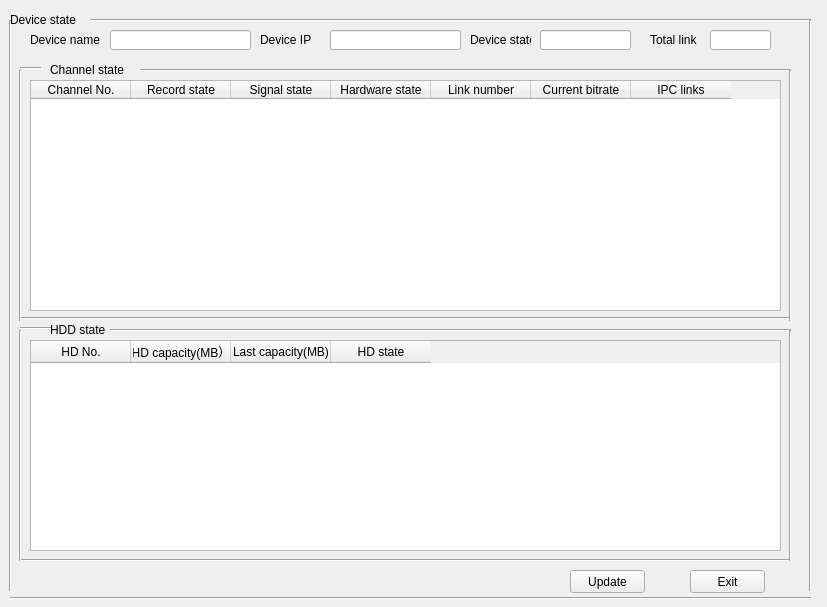
<?xml version="1.0" encoding="UTF-8"?>
<ui version="4.0">
 <class>DeviceStateClass</class>
 <widget class="QWidget" name="DeviceStateClass">
  <property name="geometry">
   <rect>
    <x>0</x>
    <y>0</y>
    <width>827</width>
    <height>607</height>
   </rect>
  </property>
  <property name="windowTitle">
   <string>DeviceState</string>
  </property>
  <widget class="QLabel" name="label">
   <property name="geometry">
    <rect>
     <x>50</x>
     <y>60</y>
     <width>81</width>
     <height>20</height>
    </rect>
   </property>
   <property name="text">
    <string>Channel state</string>
   </property>
  </widget>
  <widget class="QLabel" name="label_totalconnum">
   <property name="geometry">
    <rect>
     <x>650</x>
     <y>30</y>
     <width>61</width>
     <height>20</height>
    </rect>
   </property>
   <property name="text">
    <string>Total link</string>
   </property>
  </widget>
  <widget class="QLabel" name="label_devicestate">
   <property name="geometry">
    <rect>
     <x>470</x>
     <y>30</y>
     <width>61</width>
     <height>20</height>
    </rect>
   </property>
   <property name="text">
    <string>Device state</string>
   </property>
  </widget>
  <widget class="Line" name="line_6">
   <property name="geometry">
    <rect>
     <x>110</x>
     <y>320</y>
     <width>681</width>
     <height>20</height>
    </rect>
   </property>
   <property name="orientation">
    <enum>Qt::Horizontal</enum>
   </property>
  </widget>
  <widget class="Line" name="line_5">
   <property name="geometry">
    <rect>
     <x>20</x>
     <y>550</y>
     <width>771</width>
     <height>20</height>
    </rect>
   </property>
   <property name="orientation">
    <enum>Qt::Horizontal</enum>
   </property>
  </widget>
  <widget class="Line" name="line">
   <property name="geometry">
    <rect>
     <x>140</x>
     <y>60</y>
     <width>651</width>
     <height>20</height>
    </rect>
   </property>
   <property name="orientation">
    <enum>Qt::Horizontal</enum>
   </property>
  </widget>
  <widget class="QLineEdit" name="lineEdit_devicestate">
   <property name="geometry">
    <rect>
     <x>540</x>
     <y>30</y>
     <width>91</width>
     <height>20</height>
    </rect>
   </property>
  </widget>
  <widget class="Line" name="line_2">
   <property name="geometry">
    <rect>
     <x>20</x>
     <y>310</y>
     <width>771</width>
     <height>16</height>
    </rect>
   </property>
   <property name="orientation">
    <enum>Qt::Horizontal</enum>
   </property>
  </widget>
  <widget class="QLineEdit" name="lineEdit_totalconnum">
   <property name="geometry">
    <rect>
     <x>710</x>
     <y>30</y>
     <width>61</width>
     <height>20</height>
    </rect>
   </property>
  </widget>
  <widget class="QLineEdit" name="lineEdit_nodename">
   <property name="geometry">
    <rect>
     <x>110</x>
     <y>30</y>
     <width>141</width>
     <height>20</height>
    </rect>
   </property>
  </widget>
  <widget class="QTableWidget" name="disktableWidget">
   <property name="geometry">
    <rect>
     <x>30</x>
     <y>340</y>
     <width>751</width>
     <height>211</height>
    </rect>
   </property>
   <attribute name="horizontalHeaderDefaultSectionSize">
    <number>100</number>
   </attribute>
   <attribute name="horizontalHeaderDefaultSectionSize">
    <number>100</number>
   </attribute>
   <column>
    <property name="text">
     <string>HD No.</string>
    </property>
   </column>
   <column>
    <property name="text">
     <string>HD capacity(MB）</string>
    </property>
   </column>
   <column>
    <property name="text">
     <string>Last capacity(MB)</string>
    </property>
   </column>
   <column>
    <property name="text">
     <string>HD state</string>
    </property>
   </column>
  </widget>
  <widget class="QLabel" name="label_nodename">
   <property name="geometry">
    <rect>
     <x>30</x>
     <y>30</y>
     <width>81</width>
     <height>20</height>
    </rect>
   </property>
   <property name="text">
    <string>Device name</string>
   </property>
  </widget>
  <widget class="Line" name="line_7">
   <property name="geometry">
    <rect>
     <x>10</x>
     <y>330</y>
     <width>21</width>
     <height>231</height>
    </rect>
   </property>
   <property name="orientation">
    <enum>Qt::Vertical</enum>
   </property>
  </widget>
  <widget class="QTableWidget" name="channeltableWidget">
   <property name="geometry">
    <rect>
     <x>30</x>
     <y>80</y>
     <width>751</width>
     <height>231</height>
    </rect>
   </property>
   <column>
    <property name="text">
     <string>Channel No.</string>
    </property>
   </column>
   <column>
    <property name="text">
     <string>Record state</string>
    </property>
   </column>
   <column>
    <property name="text">
     <string>Signal state</string>
    </property>
   </column>
   <column>
    <property name="text">
     <string>Hardware state</string>
    </property>
   </column>
   <column>
    <property name="text">
     <string>Link number</string>
    </property>
   </column>
   <column>
    <property name="text">
     <string>Current bitrate</string>
    </property>
   </column>
   <column>
    <property name="text">
     <string>IPC links</string>
    </property>
   </column>
  </widget>
  <widget class="QPushButton" name="pushButton_exit">
   <property name="geometry">
    <rect>
     <x>690</x>
     <y>570</y>
     <width>75</width>
     <height>23</height>
    </rect>
   </property>
   <property name="text">
    <string>Exit</string>
   </property>
  </widget>
  <widget class="Line" name="line_9">
   <property name="geometry">
    <rect>
     <x>90</x>
     <y>10</y>
     <width>721</width>
     <height>20</height>
    </rect>
   </property>
   <property name="orientation">
    <enum>Qt::Horizontal</enum>
   </property>
  </widget>
  <widget class="Line" name="line_8">
   <property name="geometry">
    <rect>
     <x>780</x>
     <y>330</y>
     <width>21</width>
     <height>231</height>
    </rect>
   </property>
   <property name="orientation">
    <enum>Qt::Vertical</enum>
   </property>
  </widget>
  <widget class="QLabel" name="label_deviceIP">
   <property name="geometry">
    <rect>
     <x>260</x>
     <y>30</y>
     <width>71</width>
     <height>20</height>
    </rect>
   </property>
   <property name="text">
    <string>Device IP</string>
   </property>
  </widget>
  <widget class="Line" name="line_3">
   <property name="geometry">
    <rect>
     <x>10</x>
     <y>70</y>
     <width>21</width>
     <height>251</height>
    </rect>
   </property>
   <property name="orientation">
    <enum>Qt::Vertical</enum>
   </property>
  </widget>
  <widget class="Line" name="line_4">
   <property name="geometry">
    <rect>
     <x>780</x>
     <y>70</y>
     <width>21</width>
     <height>251</height>
    </rect>
   </property>
   <property name="orientation">
    <enum>Qt::Vertical</enum>
   </property>
  </widget>
  <widget class="QLabel" name="label_3">
   <property name="geometry">
    <rect>
     <x>10</x>
     <y>10</y>
     <width>81</width>
     <height>20</height>
    </rect>
   </property>
   <property name="text">
    <string>Device state</string>
   </property>
  </widget>
  <widget class="Line" name="line_11">
   <property name="geometry">
    <rect>
     <x>800</x>
     <y>20</y>
     <width>20</width>
     <height>571</height>
    </rect>
   </property>
   <property name="orientation">
    <enum>Qt::Vertical</enum>
   </property>
  </widget>
  <widget class="QLabel" name="label_2">
   <property name="geometry">
    <rect>
     <x>50</x>
     <y>320</y>
     <width>61</width>
     <height>20</height>
    </rect>
   </property>
   <property name="text">
    <string>HDD state</string>
   </property>
  </widget>
  <widget class="Line" name="line_10">
   <property name="geometry">
    <rect>
     <x>0</x>
     <y>20</y>
     <width>20</width>
     <height>571</height>
    </rect>
   </property>
   <property name="orientation">
    <enum>Qt::Vertical</enum>
   </property>
  </widget>
  <widget class="QPushButton" name="pushButton_refresh">
   <property name="geometry">
    <rect>
     <x>570</x>
     <y>570</y>
     <width>75</width>
     <height>23</height>
    </rect>
   </property>
   <property name="text">
    <string>Update</string>
   </property>
  </widget>
  <widget class="QLineEdit" name="lineEdit_deviceIP">
   <property name="geometry">
    <rect>
     <x>330</x>
     <y>30</y>
     <width>131</width>
     <height>20</height>
    </rect>
   </property>
  </widget>
  <widget class="Line" name="line_12">
   <property name="geometry">
    <rect>
     <x>10</x>
     <y>590</y>
     <width>801</width>
     <height>16</height>
    </rect>
   </property>
   <property name="orientation">
    <enum>Qt::Horizontal</enum>
   </property>
  </widget>
  <widget class="Line" name="line_13">
   <property name="geometry">
    <rect>
     <x>20</x>
     <y>320</y>
     <width>31</width>
     <height>16</height>
    </rect>
   </property>
   <property name="orientation">
    <enum>Qt::Horizontal</enum>
   </property>
  </widget>
  <widget class="Line" name="line_14">
   <property name="geometry">
    <rect>
     <x>20</x>
     <y>60</y>
     <width>21</width>
     <height>16</height>
    </rect>
   </property>
   <property name="orientation">
    <enum>Qt::Horizontal</enum>
   </property>
  </widget>
 </widget>
 <layoutdefault spacing="6" margin="11"/>
 <resources/>
 <connections/>
</ui>
